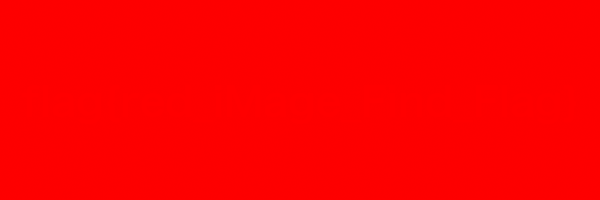
#> input picture image_search/secret_image.png, 600 x 200 px, found by its file name
$ python image.py
#> lines starting #> are read from the running program, lines starting #| are printed output that depends on the picture; after the words box and inside, x2 and y2 are one past the last pixel; in counts of white or black regions, pixels touching at a corner belong together
import cv2
import numpy as np

def reveal_text_from_image(input_image_path):
    """
    画像中の(0,0,255)ピクセル以外を白色に変換し、文字を浮かび上がらせる関数。
    """
#> called with input_image_path = 'secret_image.png'
    # 画像を読み込む
    img = cv2.imread(input_image_path)
#> img is the input picture: shape (200, 600, 3); mean B, G, R 0, 0, 253.6
    if img is None:
        print("エラー: 画像を読み込めませんでした。")
        return None

    # 出力用の白画像を作成
    white_image = np.full(img.shape, 255, dtype=np.uint8)

    # 特定の色のピクセルを抽出 (OpenCVのBGR形式: (B, G, R))
    # ここでは真の赤色 (255,0,0) を抽出
    # BGR形式で表現すると (0, 0, 255)
    # np.all()を使用して、3つのチャンネル全てが一致するピクセルを特定
    target_color = np.array([0, 0, 255], dtype=np.uint8)

    # マスクを作成
    mask = np.all(img == target_color, axis=-1)
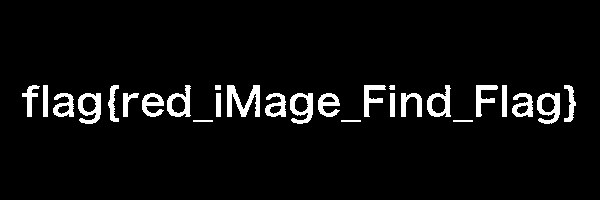
#> mask: shape (200, 600) bool; 5.3% white; 27 white regions, largest, box (x1, y1, x2, y2) and area: (227, 85, 260, 117) 568, (78, 93, 101, 124) 402, (290, 93, 313, 124) 399

    # マスクを使って白色の画像に文字を貼り付け
    white_image[mask] = img[mask]
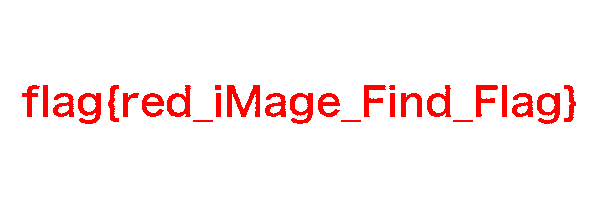
#> white_image: shape (200, 600, 3); mean B, G, R 241.4, 241.4, 255

    return white_image

# 使用例
input_file_to_decode = 'secret_image.png'
output_file_2 = 'revealed_image.png'

# 1つ目の関数で生成した画像を入力として使用
decoded_image = reveal_text_from_image(input_file_to_decode)

if decoded_image is not None:
    cv2.imwrite(output_file_2, decoded_image)
    print(f"解読された画像が '{output_file_2}' に保存されました。")
